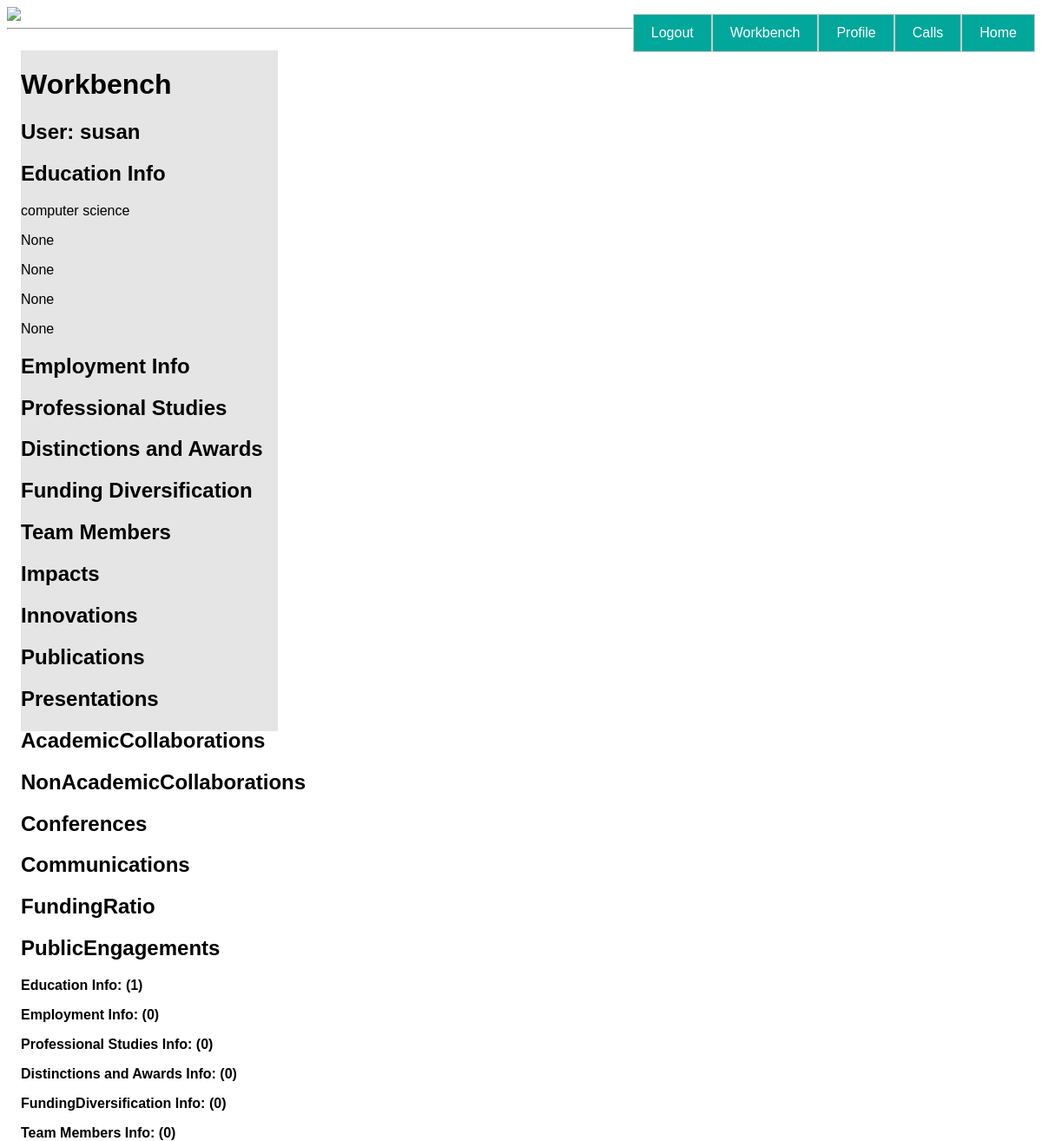
/workbench (signed in), run on the app's committed database.
### app/models.py (models this page shows, shortened)
class User(db.Model, UserMixin):
    id = db.Column(db.Integer, primary_key=True)
    username = db.Column(db.String(64), index=True, unique=True)
    email = db.Column(db.String(120), index=True, unique=True)
    password_hash = db.Column(db.String(128))
    access = db.Column(db.Integer)
    proposals = db.relationship('Proposal', backref='author', lazy='dynamic')
    education_info = db.relationship("EducationInfo", backref="author", lazy="dynamic")
    employment = db.relationship("Employment", backref="author", lazy="dynamic")
    professional_studies = db.relationship("ProfessionalStudies", backref="author", lazy="dynamic")
    distinctions_and_awards = db.relationship("DistinctionsAndAwards", backref="author", lazy="dynamic")
    funding_diversification = db.relationship("FundingDiversification", backref="author", lazy="dynamic")
    team_members = db.relationship("TeamMembers", backref="author", lazy="dynamic")
    impacts = db.relationship("Impacts", backref="author", lazy="dynamic")
    innovations = db.relationship("Innovation",backref="author", lazy="dynamic")
    publications = db.relationship("Publication", backref="author", lazy="dynamic")
    presentations = db.relationship("Presentation", backref="author", lazy="dynamic")
    academiccollabs = db.relationship("AcademicCollabs", backref="author", lazy="dynamic")
    nonacademiccollabs = db.relationship("NonAcademicCollabs", backref="author",lazy="dynamic")
    conferences = db.relationship("Conference", backref="author", lazy="dynamic")
    communications = db.relationship("Communications",backref="author",lazy="dynamic")
    funding_ratio = db.relationship("FundingRatio", backref="author",lazy="dynamic")
    public_engagement = db.relationship("PublicEngagement", backref="author",lazy="dynamic")
    about_me = db.Column(db.String(140))
    last_seen = db.Column(db.DateTime, default=datetime.utcnow())

class EducationInfo(db.Model):
    user_id = db.Column(db.Integer, db.ForeignKey("user.id"))
    id = db.Column(db.Integer, primary_key=True)
    degree = db.Column(db.String(40))
    field_of_study = db.Column(db.String(120))
    institution = db.Column(db.String(120))
    location = db.Column(db.String(120))
    year_of_degree = db.Column(db.String(20))

### app/routes.py (the view)
@app.route("/workbench")
@login_required
def workbench():
    education_info = current_user.education_info.all()
    education_length = len(education_info)
    employment_info = current_user.employment.all()
    employment_length = len(employment_info)
    professional_studies = current_user.professional_studies.all()
    professional_studies_length = len(professional_studies)
    distinctions_and_awards = current_user.distinctions_and_awards.all()
    distinctions_and_awards_length = len(distinctions_and_awards)
    funding_diversification = current_user.funding_diversification.all()
    funding_diversification_length = len(funding_diversification)
    team_members = current_user.team_members.all()
    team_members_length = len(team_members)
    impacts = current_user.impacts.all()
    impacts_length = len(impacts)
    innovations = current_user.innovations.all()
    innovation_length = len(innovations)
    publications = current_user.publications.all()
    publications_length = len(publications)
    presentations = current_user.presentations.all()
    presentations_length = len(presentations)
    academiccollabs = current_user.academiccollabs.all()
    academiccollabs_length = len(academiccollabs)
    nonacademiccollabs = current_user.nonacademiccollabs.all()
    nonacademiccollabs_length = len(nonacademiccollabs)
    conferences = current_user.conferences.all()
    conferences_length = len(conferences)
    communications = current_user.communications.all()
    communications_length = len(communications)
    funding_ratio = current_user.funding_ratio.all()
    funding_ratio_length = len(funding_ratio)
    public_engagement = current_user.public_engagement.all()
    public_engagement_length = len(public_engagement)
    form = CallsForProposalFilter()
    return render_template("workbench.html", user=current_user, img=svg, edu_info=education_info, form=form,
                           edu_len=education_length, emp_info=employment_info, emp_len=employment_length,
                           prof_info=professional_studies, prof_len=professional_studies_length,
                           dist_info=distinctions_and_awards, dist_len=distinctions_and_awards_length,
                           fund_info=funding_diversification, fund_len=funding_diversification_length,
                           team_info=team_members, team_len=team_members_length, imp_info=impacts, imp_len=impacts_length,
                           innov_info=innovations, innov_len=innovation_length, publ_info=publications,publ_len=publications_length, pres_info=presentations,
                           pres_len=presentations_length, acad_info=academiccollabs, acad_len=academiccollabs_length, non_ac_info=nonacademiccollabs, non_ac_len=nonacademiccollabs_length,
                           conf_info=conferences, confer_len=conferences_length, commu_info=communications, commu_len=communications_length,
                           funding_ratio_info=funding_ratio, fundingrat_len=funding_ratio_length, public_eng_info=public_engagement, public_eng_len=public_engagement_length)

### app/models.py (called while the page is built)
@login.user_loader
def load_user(id):
    return User.query.get(int(id))

### app/routes.py (called while the page is built)
@app.before_request
def before_request():
    if current_user.is_authenticated:
        current_user.last_seen = datetime.utcnow()
        db.session.commit()

### app/templates/workbench.html (shortened to what this page needs)
{% extends "base.html" %}
{% block content %}
<div class="workbench">
    <h1>Workbench</h1>
    <h2> User: {{ user.username }}</h2>
    <h2>Education Info</h2>
    {% for entry in edu_info %}
        <p>{{ entry.degree }}</p>
        <p>{{ entry.field_of_study }}</p>
        <p>{{ entry.institution }}</p>
        <p>{{ entry.location }}</p>
        <p>{{ entry.year_of_degree }}</p>
    {%  endfor %}
    <h2>Employment Info</h2>
    <h2>Professional Studies</h2>
    <h2>Distinctions and Awards</h2>
    <h2>Funding Diversification</h2>
    <h2>Team Members</h2>
    <h2>Impacts</h2>
    <h2>Innovations</h2>
    <h2>Publications</h2>
    <h2>Presentations</h2>
    <h2>AcademicCollaborations</h2>
    <h2>NonAcademicCollaborations</h2>
    <h2>Conferences</h2>
    <h2>Communications</h2>
    <h2>FundingRatio</h2>
    <h2>PublicEngagements</h2>
    <p><b>Education Info: ({{ edu_len }})</b></p>
    <p><b>Employment Info: ({{ emp_len }})</b></p>
    <p><b>Professional Studies Info: ({{ prof_len }})</b></p>
    <p><b>Distinctions and Awards Info: ({{ dist_len }})</b></p>
    <p><b>FundingDiversification Info: ({{ fund_len }})</b></p>
    <p><b>Team Members Info: ({{ team_len }})</b></p>
</div>
{% endblock %}

### app/templates/base.html (shortened to what this page needs)
<html>
    <head>
        <link rel="stylesheet" href="{{  url_for('static', filename='css/style.css') }}">
    </head>
    <body>
        <div>
            <img src="{{ img }}">
            <a href="{{ url_for('index') }}">Home</a>
            <a href="{{ url_for('calls') }}">Calls</a>
            {% if current_user.is_anonymous %}
            <a href="{{ url_for('login') }}">Login</a>
            <a href="{{ url_for('register') }}">Register</a>
            {% else %}
            <a href="{{  url_for('profile', username=current_user.username) }}">Profile</a>
            <a href="{{ url_for('workbench') }}">Workbench</a>
            <a href="{{ url_for('logout') }}">Logout</a>
            {% endif %}
        </div>
        <hr>
        {% block content %}{% endblock %}
    </body>
</html>

### app/static/css/style.css (style rules this page uses)
body { font-family: Arial, Helvetica, sans-serif; }
a { float:right; background-color: #00A79A; color: white; padding: 2em 3em; margin: 8px 0; padding: 12px 20px; display: inline-block; border: 1px solid #ccc; box-sizing: border-box; cursor: pointer; text-decoration: none; }
.workbench { margin:1em; width:25%; height:100%; background-color: #e5e5e5; float:left; }

### data on the page
User: username "susan"
EducationInfo: degree "computer science", field_of_study "None", institution "None", location "None", year_of_degree "None"

### other printed values
{{ edu_len }} "1"
{{ emp_len }} "0"
{{ prof_len }} "0"
{{ dist_len }} "0"
{{ fund_len }} "0"
{{ team_len }} "0"
